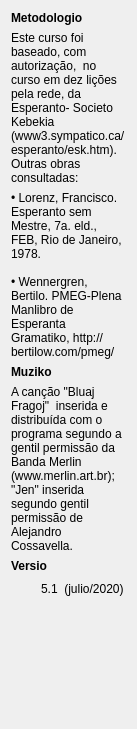
              <widget class="QWidget" name="scrollAreaWidgetContents_6">
               <property name="geometry">
                <rect>
                 <x>0</x>
                 <y>0</y>
                 <width>131</width>
                 <height>729</height>
                </rect>
               </property>
               <layout class="QVBoxLayout" name="verticalLayout_30">
                <item>
                 <layout class="QVBoxLayout" name="verticalLayout_34">
                  <item>
                   <widget class="titolo" name="Kredit_Label6">
                    <property name="sizePolicy">
                     <sizepolicy hsizetype="Preferred" vsizetype="Maximum">
                      <horstretch>0</horstretch>
                      <verstretch>0</verstretch>
                     </sizepolicy>
                    </property>
                    <property name="font">
                     <font>
                      <weight>75</weight>
                      <bold>true</bold>
                     </font>
                    </property>
                    <property name="text">
                     <string notr="true">Metodologio</string>
                    </property>
                   </widget>
                  </item>
                  <item>
                   <layout class="QHBoxLayout" name="horizontalLayout_17">
                    <item>
                     <spacer name="horizontalSpacer_13">
                      <property name="orientation">
                       <enum>Qt::Horizontal</enum>
                      </property>
                      <property name="sizeType">
                       <enum>QSizePolicy::Maximum</enum>
                      </property>
                      <property name="sizeHint" stdset="0">
                       <size>
                        <width>30</width>
                        <height>20</height>
                       </size>
                      </property>
                     </spacer>
                    </item>
                    <item>
                     <layout class="QVBoxLayout" name="verticalLayout_35">
                      <item>
                       <widget class="QLabel" name="Kredit_Label7">
                        <property name="text">
                         <string notr="true">Este curso foi baseado, com autorização,  no curso em dez lições pela rede, da Esperanto- Societo Kebekia (www3.sympatico.ca/esperanto/esk.htm). Outras obras consultadas:</string>
                        </property>
                        <property name="textFormat">
                         <enum>Qt::PlainText</enum>
                        </property>
                        <property name="scaledContents">
                         <bool>false</bool>
                        </property>
                        <property name="wordWrap">
                         <bool>true</bool>
                        </property>
                       </widget>
                      </item>
                      <item>
                       <widget class="QLabel" name="label_33">
                        <property name="text">
                         <string notr="true">• Lorenz, Francisco. Esperanto sem Mestre, 7a. eld., FEB, Rio de Janeiro, 1978.

• Wennergren, Bertilo. PMEG-Plena Manlibro de Esperanta Gramatiko, http://bertilow.com/pmeg/</string>
                        </property>
                        <property name="textFormat">
                         <enum>Qt::PlainText</enum>
                        </property>
                        <property name="wordWrap">
                         <bool>true</bool>
                        </property>
                       </widget>
                      </item>
                     </layout>
                    </item>
                   </layout>
                  </item>
                 </layout>
                </item>
                <item>
                 <layout class="QVBoxLayout" name="verticalLayout_25">
                  <item>
                   <widget class="titolo" name="Kredit_Label8">
                    <property name="sizePolicy">
                     <sizepolicy hsizetype="Preferred" vsizetype="Maximum">
                      <horstretch>0</horstretch>
                      <verstretch>0</verstretch>
                     </sizepolicy>
                    </property>
                    <property name="font">
                     <font>
                      <weight>75</weight>
                      <bold>true</bold>
                     </font>
                    </property>
                    <property name="text">
                     <string notr="true">Muziko</string>
                    </property>
                   </widget>
                  </item>
                  <item>
                   <layout class="QHBoxLayout" name="horizontalLayout_12">
                    <item>
                     <spacer name="horizontalSpacer_8">
                      <property name="orientation">
                       <enum>Qt::Horizontal</enum>
                      </property>
                      <property name="sizeType">
                       <enum>QSizePolicy::Maximum</enum>
                      </property>
                      <property name="sizeHint" stdset="0">
                       <size>
                        <width>30</width>
                        <height>20</height>
                       </size>
                      </property>
                     </spacer>
                    </item>
                    <item>
                     <widget class="QLabel" name="Kredit_Label9">
                      <property name="text">
                       <string notr="true">A canção &quot;Bluaj Fragoj&quot;  inserida e distribuída com o programa segundo a gentil permissão da Banda Merlin (www.merlin.art.br); &quot;Jen&quot; inserida segundo gentil permissão de Alejandro Cossavella.</string>
                      </property>
                      <property name="textFormat">
                       <enum>Qt::PlainText</enum>
                      </property>
                      <property name="wordWrap">
                       <bool>true</bool>
                      </property>
                     </widget>
                    </item>
                   </layout>
                  </item>
                 </layout>
                </item>
                <item>
                 <layout class="QVBoxLayout" name="verticalLayout_38">
                  <item>
                   <widget class="titolo" name="Kredit_Versio">
                    <property name="sizePolicy">
                     <sizepolicy hsizetype="Preferred" vsizetype="Maximum">
                      <horstretch>0</horstretch>
                      <verstretch>0</verstretch>
                     </sizepolicy>
                    </property>
                    <property name="font">
                     <font>
                      <weight>75</weight>
                      <bold>true</bold>
                     </font>
                    </property>
                    <property name="text">
                     <string notr="true">Versio</string>
                    </property>
                   </widget>
                  </item>
                  <item>
                   <layout class="QHBoxLayout" name="horizontalLayout_32">
                    <item>
                     <spacer name="horizontalSpacer_43">
                      <property name="orientation">
                       <enum>Qt::Horizontal</enum>
                      </property>
                      <property name="sizeType">
                       <enum>QSizePolicy::Maximum</enum>
                      </property>
                      <property name="sizeHint" stdset="0">
                       <size>
                        <width>30</width>
                        <height>20</height>
                       </size>
                      </property>
                     </spacer>
                    </item>
                    <item>
                     <widget class="QLabel" name="Versio_Kredit">
                      <property name="text">
                       <string notr="true">5.1  (julio/2020)</string>
                      </property>
                      <property name="textFormat">
                       <enum>Qt::PlainText</enum>
                      </property>
                      <property name="wordWrap">
                       <bool>true</bool>
                      </property>
                      <property name="tipo" stdset="0">
                       <string>esperanta</string>
                      </property>
                      <property name="lingvo" stdset="0">
                       <string>eo</string>
                      </property>
                     </widget>
                    </item>
                   </layout>
                  </item>
                 </layout>
                </item>
                <item>
                 <spacer name="verticalSpacer">
                  <property name="orientation">
                   <enum>Qt::Vertical</enum>
                  </property>
                  <property name="sizeHint" stdset="0">
                   <size>
                    <width>20</width>
                    <height>40</height>
                   </size>
                  </property>
                 </spacer>
                </item>
               </layout>
              </widget>
